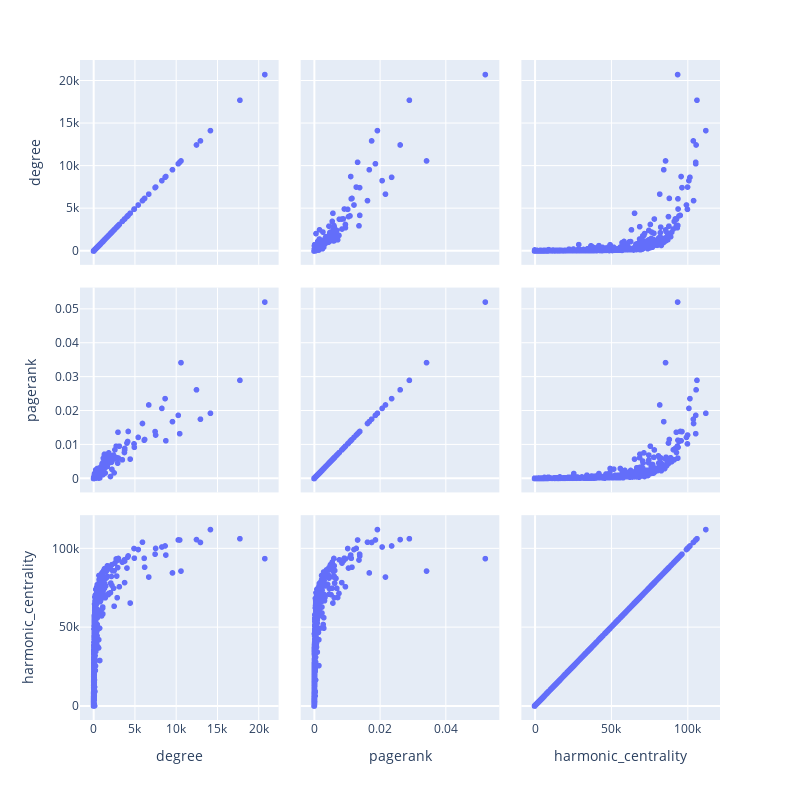

Notebook cell for this chart:
### Code cell
px.scatter_matrix(base_votes_df[["degree", "pagerank", "harmonic_centrality"]], width=800, height=800)

### Figure 1 — Plotly figure (JSON) as saved in the notebook; plotly's stock layout.template omitted (floating-point values rounded to 4 significant figures; data arrays with more than 128 entries replaced by an {"elided": "..."} marker saying what was removed)
{"data": [{"dimensions": [{"axis": {"matches": true}, "label": "degree", "values": {"elided": "752 float values"}}, {"axis": {"matches": true}, "label": "pagerank", "values": {"elided": "752 float values"}}, {"axis": {"matches": true}, "label": "harmonic_centrality", "values": {"elided": "752 float values"}}], "hovertemplate": "%{xaxis.title.text}=%{x}<br>%{yaxis.title.text}=%{y}<extra></extra>", "legendgroup": "", "marker": {"color": "#636efa", "symbol": "circle"}, "name": "", "showlegend": false, "type": "splom"}], "layout": {"dragmode": "select", "height": 800, "legend": {"tracegroupgap": 0}, "margin": {"t": 60}, "width": 800}}
